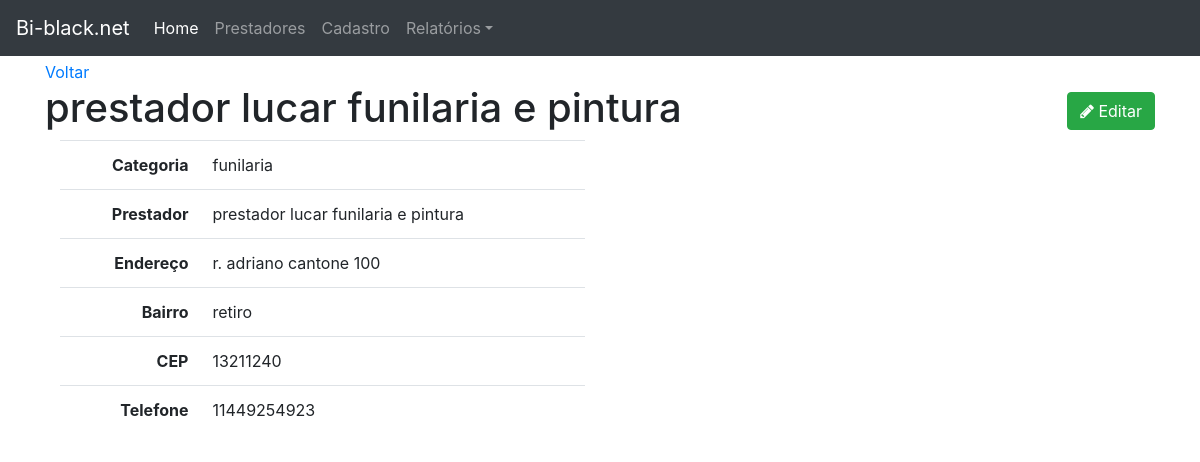
The app's page /11/ with its own data.
### buscaprest/models.py (models this page shows, shortened)
class Prestador(models.Model):
    categoria = models.CharField(max_length=60, null=True, blank=True)
    prestador = models.CharField(max_length=60, null=True, blank=True)
    endereco = models.CharField(max_length=60, null=True, blank=True)
    bairro = models.CharField(max_length=60, null=True, blank=True)
    cidade = models.CharField(max_length=60, null=True, blank=True)
    cep = models.CharField(max_length=60, null=True, blank=True)
    telefone2 = models.CharField(max_length=60, null=True, blank=True)
    class Meta:
        db_table = 'prestador'
    def __str__(self):
        return self.prestador

### buscaprest/views.py (the view)
# urls.py: path('<int:pk>/', views.prestadores_detail, name='prestadores_detail'),
def prestadores_detail(request, pk):
    template_name = 'buscaprest/buscaprest_detail.html'
    obj = Prestador.objects.get(pk=pk)
    context = {'object': obj}
    return render(request, template_name, context)

### buscaprest/templates/buscaprest/buscaprest_detail.html
{% extends "base.html" %}
{% block content %}
<a href="{% url 'buscaprest:buscaprest_lista' %}">Voltar</a>
    <h1>{{ object }}
        <span class="pull-right">
            <a href="">
                <button type="button" class="btn btn-success">
                    <span class="fa fa-pencil"></span> Editar
                </button>
            </a>
        </span>
    </h1>
<div class="col-sm-6">
    <table class="table table-user-information">
        <tbody>
        <tr>
            <th class="text-right">Categoria</th>
            <td>{{object.categoria}}</td>
        </tr>
        <tr>
            <th class="text-right">Prestador</th>
            <td>{{object.prestador}}</td>
        </tr>
        <tr>
            <th class="text-right">Endereço</th>
            <td>{{object.endereco}}</td>
        </tr>
        <tr>
            <th class="text-right">Bairro</th>
            <td>{{object.bairro}}</td>
        </tr>
        <tr>
            <th class="text-right">CEP</th>
            <td>{{object.cep}}</td>
        </tr>
        <tr>
            <th class="text-right">Telefone</th>
            <td>{{object.telefone2}}</td>
        </tr>
        </tbody>
    </table>
</div>
{% endblock content %}

### templates/base.html (style rules this page uses)
body { margin-top: 60px; }

### records on screen
Prestador: prestador "prestador lucar funilaria e pintura", categoria "funilaria", endereco "r. adriano cantone 100", bairro "retiro", cep "13211240", telefone2 "11449254923"
